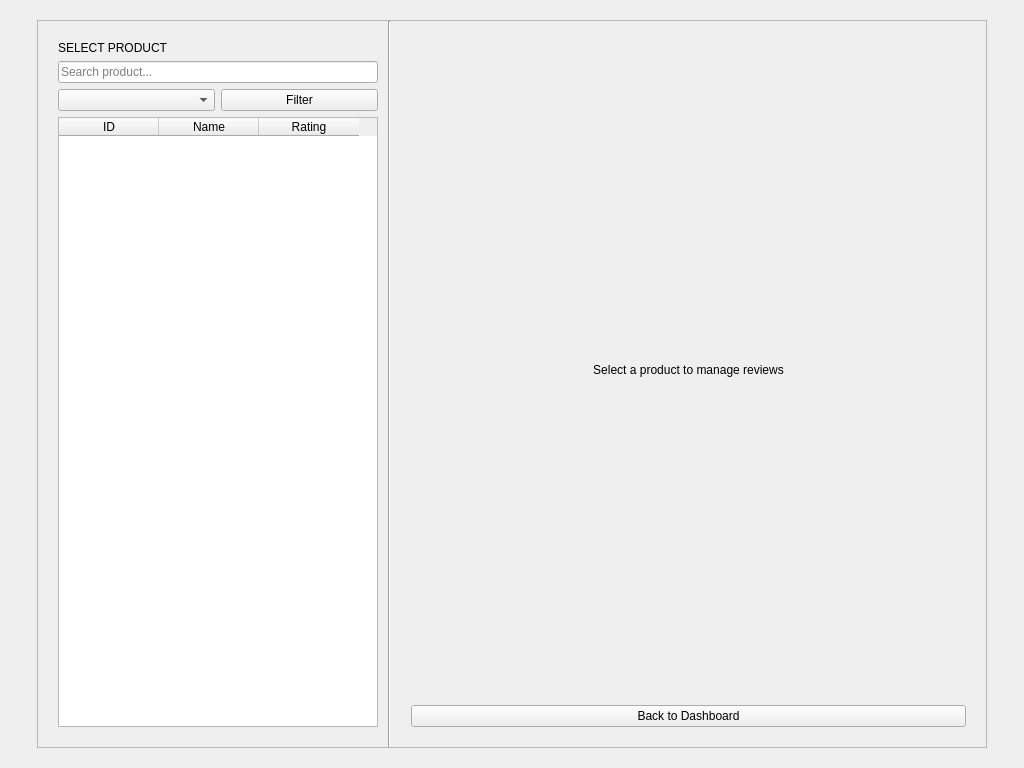
<?xml version="1.0" encoding="UTF-8"?>
<ui version="4.0">
 <class>EditReviewsWidget</class>
 <widget class="QWidget" name="EditReviewsWidget">
  <property name="geometry">
   <rect>
    <x>0</x>
    <y>0</y>
    <width>1024</width>
    <height>768</height>
   </rect>
  </property>
  <layout class="QVBoxLayout" name="verticalLayout_Main">
   <item>
    <widget class="QWidget" name="centerContainer" native="true">
     <layout class="QHBoxLayout" name="horizontalLayout_Center">
      <item>
       <spacer name="horizontalSpacer_L">
        <property name="orientation"><enum>Qt::Horizontal</enum></property>
        <property name="sizeHint" stdset="0"><size><width>40</width><height>20</height></size></property>
       </spacer>
      </item>
      <item>
       <widget class="QFrame" name="mainCard">
        <property name="minimumSize"><size><width>950</width><height>650</height></size></property>
        <property name="frameShape"><enum>QFrame::StyledPanel</enum></property>
        <layout class="QHBoxLayout" name="horizontalLayout_Card">
         <property name="spacing"><number>0</number></property>
         <property name="leftMargin"><number>0</number></property>
         <property name="topMargin"><number>0</number></property>
         <property name="rightMargin"><number>0</number></property>
         <property name="bottomMargin"><number>0</number></property>

         <item>
          <widget class="QWidget" name="leftSide" native="true">
           <property name="minimumSize"><size><width>350</width><height>0</height></size></property>
           <property name="maximumSize"><size><width>350</width><height>16777215</height></size></property>
           <layout class="QVBoxLayout" name="verticalLayout_Left">
            <property name="leftMargin"><number>20</number></property>
            <property name="topMargin"><number>20</number></property>
            <property name="rightMargin"><number>10</number></property>
            <property name="bottomMargin"><number>20</number></property>
            <item><widget class="QLabel" name="lblTitle"><property name="text"><string>SELECT PRODUCT</string></property></widget></item>
            <item><widget class="QLineEdit" name="txtSearch"><property name="placeholderText"><string>Search product...</string></property></widget></item>
            <item>
             <layout class="QHBoxLayout" name="hlFilter">
              <item><widget class="QComboBox" name="cboCategoryFilter"/></item>
              <item><widget class="QPushButton" name="btnFilter"><property name="text"><string>Filter</string></property></widget></item>
             </layout>
            </item>
            <item>
             <widget class="QTableWidget" name="tblProducts">
              <property name="selectionBehavior"><enum>QAbstractItemView::SelectRows</enum></property>
              <column><property name="text"><string>ID</string></property></column>
              <column><property name="text"><string>Name</string></property></column>
              <column><property name="text"><string>Rating</string></property></column>
             </widget>
            </item>
           </layout>
          </widget>
         </item>

         <item><widget class="Line" name="lineSeparator"><property name="orientation"><enum>Qt::Vertical</enum></property></widget></item>

         <item>
          <widget class="QWidget" name="rightSide" native="true">
           <layout class="QVBoxLayout" name="verticalLayout_Right">
            <property name="leftMargin"><number>20</number></property>
            <property name="topMargin"><number>20</number></property>
            <property name="rightMargin"><number>20</number></property>
            <property name="bottomMargin"><number>20</number></property>

            <item>
             <widget class="QStackedWidget" name="stackReviews">
              <property name="currentIndex"><number>0</number></property>

              <widget class="QWidget" name="pageEmpty">
               <layout class="QVBoxLayout" name="vlEmpty">
                <item><widget class="QLabel" name="lblEmpty"><property name="text"><string>Select a product to manage reviews</string></property><property name="alignment"><set>Qt::AlignCenter</set></property></widget></item>
               </layout>
              </widget>

              <widget class="QWidget" name="pageReviews">
               <layout class="QVBoxLayout" name="vlReviews">
                <item>
                 <widget class="QLabel" name="lblProdName">
                  <property name="text"><string>Product Name</string></property>
                  <property name="alignment"><set>Qt::AlignCenter</set></property>
                  <property name="wordWrap"><bool>true</bool></property>
                 </widget>
                </item>

                <item>
                 <widget class="QScrollArea" name="scrollArea">
                  <property name="widgetResizable"><bool>true</bool></property>
                  <property name="frameShape"><enum>QFrame::NoFrame</enum></property>
                  <widget class="QWidget" name="scrollContent">
                   <layout class="QVBoxLayout" name="verticalLayout_Scroll">
                    <property name="spacing"><number>15</number></property>
                   </layout>
                  </widget>
                 </widget>
                </item>

                <item>
                 <widget class="QGroupBox" name="grpReply">
                  <property name="title"><string>Reply to Customer</string></property>
                  <layout class="QVBoxLayout" name="vlReply">
                   <item>
                    <widget class="QTextEdit" name="txtReply">
                     <property name="placeholderText"><string>Select a review above to reply, or write a general comment...</string></property>
                     <property name="maximumHeight"><number>80</number></property>
                    </widget>
                   </item>
                   <item>
                    <widget class="QPushButton" name="btnPostReply">
                     <property name="text"><string>Post Reply</string></property>
                    </widget>
                   </item>
                  </layout>
                 </widget>
                </item>
               </layout>
              </widget>
             </widget>
            </item>

            <item>
             <widget class="QPushButton" name="btnBack">
              <property name="text"><string>Back to Dashboard</string></property>
             </widget>
            </item>
           </layout>
          </widget>
         </item>
        </layout>
       </widget>
      </item>
      <item>
       <spacer name="horizontalSpacer_R">
        <property name="orientation"><enum>Qt::Horizontal</enum></property>
        <property name="sizeHint" stdset="0"><size><width>40</width><height>20</height></size></property>
       </spacer>
      </item>
     </layout>
    </widget>
   </item>
  </layout>
 </widget>
</ui>
